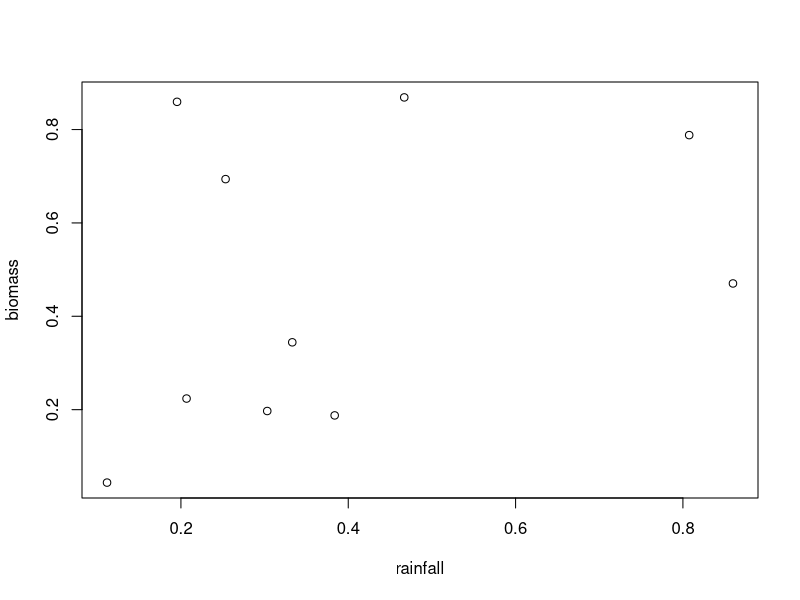

Recreate this plot in R.
#description of script content
#2/7/22
#Modified 2/7/22
#JAG
rainfall<-runif(10)#Total annual Rainfall
biomass<-runif(10)
head(biomass)
print(rainfall)
rainfall
head(rainfall)
plot(x=rainfall,y=biomass)
